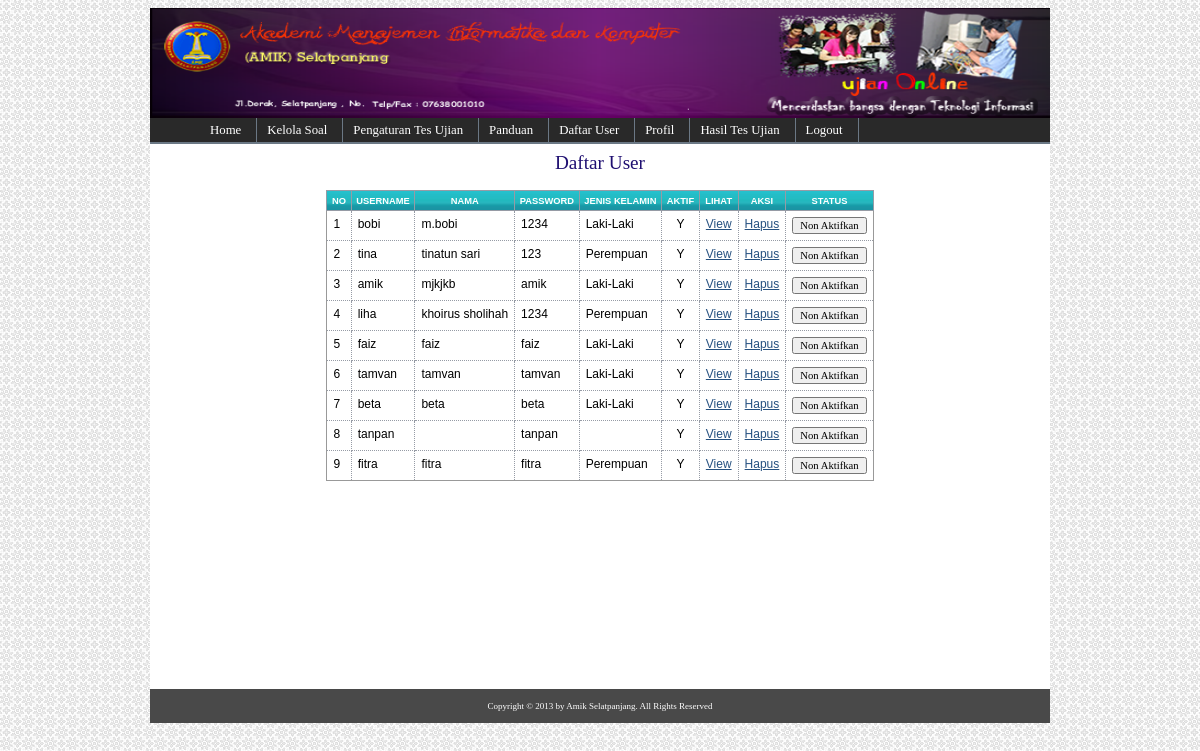
The page /adminweb/media.php?module=users (signed in) on the database its author committed.
### tables this page shows
CREATE TABLE IF NOT EXISTS `tbl_user` (
  `id_user` int(11) NOT NULL AUTO_INCREMENT,
  `username` varchar(40) NOT NULL,
  `password` varchar(40) NOT NULL,
  `nama` text NOT NULL,
  `tgl_lahir` varchar(30) NOT NULL,
  `jk` varchar(20) NOT NULL,
  `agama` varchar(40) NOT NULL,
  `kwgn` varchar(40) NOT NULL,
  `nama_ayah` varchar(40) NOT NULL,
  `nama_ibu` varchar(40) NOT NULL,
  `pekerjaan_ayah` varchar(40) NOT NULL,
  `pekerjaan_ibu` varchar(40) NOT NULL,
  `sekolah_asal` varchar(50) NOT NULL,
  `telp` varchar(13) NOT NULL,
  `alamat` text NOT NULL,
  `statusaktif` enum('Y','N') NOT NULL DEFAULT 'Y',
  PRIMARY KEY (`id_user`)
);

### adminweb/modul/mod_users/users.php (the view, shortened to what this page needs)
<?php
$aksi="modul/mod_users/aksi_users.php";
switch($_GET[act]){
  default:
      $tampil = mysql_query("SELECT * FROM tbl_user");
      echo "<h2> Daftar User</h2>
    <table>
          <tr><th>no</th><th>Username</th><th>Nama</th><th>Password</th><th>Jenis Kelamin</th><th>Aktif</th><th>Lihat</th><th>aksi</th><th>Status</th></tr>";
    $no=1;
    while ($r=mysql_fetch_array($tampil)){
       echo "<tr><td>$no</td>
             <td>$r[username]</td>
	          <td>$r[nama]</td>
	          <td>$r[password]</td>
			  <td>$r[jk]</td>
		      <td align=center>$r[statusaktif]</td>
			  <td><a href='?module=users&act=lihat&id=$r[id_user]'>View</a></td>
             <td><a href=$aksi?module=users&act=hapus&id=$r[id_user]>Hapus</a></td>";
				if ($r[statusaktif]=="Y") {
					echo"<td><input type=button value='Non Aktifkan' onclick=\"window.location.href='$aksi?module=users&act=nonaktif&id=$r[id_user]';\"></td>";
				}else {
					echo"<td align='center'><input type=button value='Aktifkan' onclick=\"window.location.href='$aksi?module=users&act=aktif&id=$r[id_user]';\"></td>";
				}
        echo"</tr>";
      $no++;
    }
    echo "</table><br/><br/><br/><br/><br/><br/><br/><br/><br/><br/>";
    break;
}
?>

### adminweb/media.php (shortened to what this page needs)
<?php
if (empty($_SESSION[username]) AND empty($_SESSION[passuser])){
  echo "<link href='style.css' rel='stylesheet' type='text/css'>
 <center>Untuk mengakses modul, Anda harus login <br>";
  echo "<a href=index.php><b>LOGIN</b></a></center>";
}
else{
?>
<!DOCTYPE html PUBLIC "-//W3C//DTD XHTML 1.0 Transitional//EN" "http://www.w3.org/TR/xhtml1/DTD/xhtml1-transitional.dtd">
<html xmlns="http://www.w3.org/1999/xhtml">
        <head>
				<link href="style.css" type="text/css" rel="stylesheet">
        </head>
        <body>
<div id="header"> <img src="../images/header.png" width="900" height="110" /> </div>
  <div id="content">
       <div id="tabs1">
                      <ul>
                        <li><a href="media.php?module=home"><span>Home</span></a></li>
                        <li><a href="media.php?module=soal"><span>Kelola Soal</span></a></li>
                        <li><a href="media.php?module=pengaturanujian"><span>Pengaturan Tes Ujian</span></a></li>
                        <li><a href="media.php?module=panduan"><span>Panduan</span></a></li>
                        <li><a href="media.php?module=users"><span>Daftar User</span></a></li>
                        <li><a href="media.php?module=profil"><span>Profil</span></a></li>
                        <li><a href="media.php?module=hasilujian"><span>Hasil Tes Ujian</span></a></li>
                        <li><a href="logout.php"><span>Logout</span></a></li>
                      </ul>
    </div><br />
	<div align="center"><?php include "content.php"; ?></div><br />
	<div id="footer">
	<div align="center">Copyright © 2013 by Amik Selatpanjang. All Rights Reserved<br></div>
	</div>
  </div>
</body>
</html>
<?php } ?>

### adminweb/content.php (shortened to what this page needs)
<?php
if ($_GET[module]=='home'){
  include "modul/mod_home/home.php";
}
elseif ($_GET[module]=='soal'){
  include "modul/mod_soal/soal.php";
}
elseif ($_GET[module]=='profil'){
  include "modul/mod_profil/profil.php";
}
elseif ($_GET[module]=='komentar'){
  include "modul/mod_komentar/komentar.php";
}
elseif ($_GET[module]=='hasilujian'){
  include "modul/mod_hasilujian/hasilujian.php";
}
elseif ($_GET[module]=='pengaturanujian'){
  include "modul/mod_pengaturanujian/pengaturanujian.php";
}
elseif  ($_GET[module]=='panduan') {
	include "modul/mod_panduan/panduan.php";
}
elseif ($_GET[module]=='users') {
	include "modul/mod_users/users.php";
}
else{
  echo "<p><b>MODUL BELUM ADA ATAU BELUM LENGKAP</b></p>";
}
?>

### adminweb/style.css (style rules this page uses)
body { font-family: Tahoma; background:url('images/page_bg.jpg'); text-align: center; }
#header { position: relative; margin-right: auto; margin-left: auto; width: 900px; text-align: left; background-repeat: no-repeat; }
#content { margin-right: auto; margin-left: auto; width:900px; background-color:#FFFFFF; }
a:link,a:visited { color:#265180; }
h2 { font: normal 120% Georgia; color: #1f0f71; background-color: transparent; }
table { font-family: Verdana, Arial, Helvetica, sans-serif; font-size: 9pt; border-width: 1px; border-style: solid; border-color: #999999; border-collapse: collapse; margin: 10px 0px; }
th { color: #FFFFFF; font-size: 7pt; text-transform: uppercase; text-align: center; padding: 0.5em; border-width: 1px; border-style: solid; border-color: #969BA5; border-collapse: collapse; background:url(../css/images/bg_menutop.jpg); }
td { padding: 0.5em; vertical-align: top; border-width: 1px; border-style: dotted; border-color: #969BA5; border-collapse: collapse; }
input,textarea,select { font-family: Tahoma; font-size: 8pt; }
#footer { color: #FFFFFF; background-color:#494949; font-size:9px; padding:12px; }

### adminweb/media.php (style rules this page uses)
#tabs1 { float:left; width: 900px; background:#292929; font-size:80%; line-height:normal; border-bottom:2px solid #6B7885; color:#fff; }
#tabs1 ul { margin:0; padding:0px 10px 0 50px; list-style:none; }
#tabs1 li { display:inline; margin:0; padding:0; }
#tabs1 a { float:left; background:url("tableft1.gif") no-repeat left top; margin:0; padding:0 0 0 4px; text-decoration:none; border-right:1px solid #6B7885; }
#tabs1 a span { float:left; display:block; background:url("tabright1.gif") no-repeat right top; padding:5px 15px 4px 6px; color:#fff; }
#tabs1 a span { float:none; }

### rows shown on the page
tbl_user: username "bobi", nama "m.bobi", password "1234", jk "Laki-Laki", statusaktif "Y"
tbl_user: username "tina", nama "tinatun sari", password "123", jk "Perempuan", statusaktif "Y"
tbl_user: username "amik", nama "mjkjkb", password "amik", jk "Laki-Laki", statusaktif "Y"
tbl_user: username "liha", nama "khoirus sholihah", password "1234", jk "Perempuan", statusaktif "Y"
tbl_user: username "faiz", nama "faiz", password "faiz", jk "Laki-Laki", statusaktif "Y"
tbl_user: username "tamvan", nama "tamvan", password "tamvan", jk "Laki-Laki", statusaktif "Y"
tbl_user: username "beta", nama "beta", password "beta", jk "Laki-Laki", statusaktif "Y"
tbl_user: username "tanpan", password "tanpan", statusaktif "Y"
tbl_user: username "fitra", nama "fitra", password "fitra", jk "Perempuan", statusaktif "Y"
